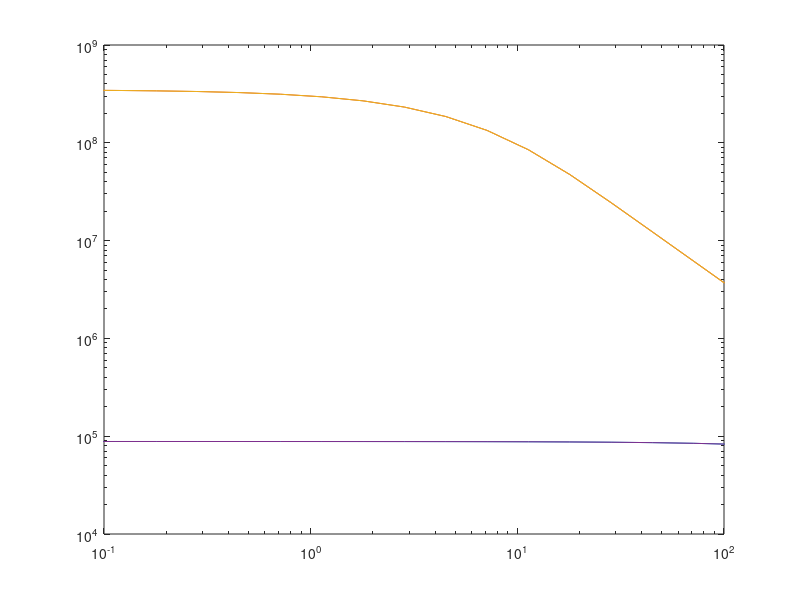

MATLAB code to generate this figure: (Note: this script raises an error after producing the figure.)
function pde = mirror_velocity2
% Two-dimensional magnetic mirror from the FP paper - evolution of the ion velocity dependence
% of f in the presence of Coulomb collisions with background electrons
% 
% df/dt == nu_D/(2*sin(z)) d/dz ( sin(z) df/dz ) + 1/v^2 (d/dv(flux_v))
%a
% flux_v == v^3[(m_a/(m_a + m_b))nu_s f) + 0.5*nu_par*v*d/dv(f)]
%
% Run with
%
% asgard(mirror_velocity_twodimensional,'timestep_method','BE')

test = 'c';
pde.CFL = 0.01;

m_e = 9.109*10^-31; %electron mass in kg
m_H = 1.6726*10^-27; %hydrogen mass in kgs
m_D = 3.3443*10^-27; %deuterium mass in kgs
eps0 = 8.85*10^-12; %permittivity of free space in Farad/m
% k_b = 1.380*10^-23; %Boltzmann constant in Joules/Kelvin
e = 1.602*10^-19; %charge in Coulombs
ln_delt = 12; %Coulomb logarithm

v_th = @(T_eV,m) sqrt(2*T_eV * e/m);

% species b
b.n = 4e19;
b.T_eV = 4;
b.Z = -1;
b.m = m_e;
b.vth = v_th(b.T_eV,b.m);

% species a
a.n = 4e19;
a.T_eV = 1e3;
a.Z = -1;
a.m = m_e;
a.vth = v_th(a.T_eV,a.m);

% L_ab = ln_delt*e^4/(m_a*eps0)^2; %Coefficient accounting for Coluomb force
switch test
    case 'a'
        T_eV_a = 0.05*T_eV_b; %Target temperature in Kelvin\
        offset = 10^6; %case with offset and change in Temperature
    case 'b'
        T_eV_a = 0.05*T_eV_b;
        offset = 0; %case with no offset but change in Temperature
    case 'c'
        a.T_eV = 1e3;
        offset = 10^7; %case with offset and no change in Temperature
end

nu_par = @(v) psi(v./v_th(T_b,m_b)).*n_b*L_ab./(2*pi.*v.^3); %parallel diffusion frequency
maxwell = @(v,x,y) n_a/(pi^3/2.*y^3).*exp(-((v-x)/y).^2);
gauss = @(v,x) n_a/(sqrt(2*pi)*x)*exp(-0.5*((v - x)/x).^2);
nu_D =  @(v) n_b*L_ab.*(phi_f(v./v_th(T_b,m_b)) - psi(v./v_th(T_b,m_b)))./(4*pi.*v.^3); %deflection frequency in s^-1

init_func = @(v) maxwell(v,0,v_th(T_b,m_a)) + maxwell(v,5*10^6, 10^6);
pitch_z = @(z) z.*0 + 1;
pitch_t = @(t) exp(-nu_D(v_th(T_b,m_a))*t);

x = @(v,vth) v./vth; 
nu_ab0 = @(a,b) b.n * e^4 * a.Z^2 * b.Z^2 * ln_delt / (2*pi*eps0^2*a.m^2*b.vth^3);
nu_s = @(v,a,b) nu_ab0(a,b) .* (1+a.m/b.m) .* psi(x(v,b.vth)) ./ x(v,b.vth);

v_ = 10.^[1:.1:7];
loglog(0.5*a.m*v_.^2/e,nu_s(v_,a,a))
hold on
loglog(0.5*a.m*v_.^2/e,nu_s(v_,a,b))
loglog(0.5*a.m*v_.^2/e,nu_s(v_,b,b))
loglog(0.5*a.m*v_.^2/e,nu_s(v_,b,a))
xlim([0.1,1e2]);
% ylim([1e4,1e11]);

BCFunc = @(v) init_func(v);


% Domain is (a,b)

% The function is defined for the plane
% x = a and x = b
BCL_fList = { ...
    @(v,p,t) v.*0, ... 
    @(z,p,t) pitch_z(z), ...
    @(t,p) pitch_t(t)
    };

BCR_fList = { ...
    @(v,p,t) BCFunc(v), ... % 
    @(z,p,t) pitch_z(z), ...
    @(t,p) pitch_t(t)
    };

%E = 1.0; %parallel Electric field

function ret = phi(x)
        ret = erf(x);
end
function ret = phi_f(x)
        ret = (x + 1./(2*x)).*erf(x) + exp(-x.^2)./sqrt(pi);     
end
function ret = psi(x)     
        dphi_dx = 2./sqrt(pi) * exp(-x.^2);
        ret = 1./(2*x.^2) .* (phi(x) - x.*dphi_dx);   
        ix = find(abs(x)<1e-5); % catch singularity at boundary
        ret(ix) = 0;
end

%% Setup the dimensions
% 
dim_v.name = 'v';
dim_v.domainMin = 0;
dim_v.domainMax = 3*10^7;
dim_v.init_cond_fn = @(v,p,t) init_func(v);

dim_z.name = 'z';
dim_z.domainMin = -pi;
dim_z.domainMax = pi;
dim_z.init_cond_fn = @(z,p,t) pitch_z(z)*pitch_t(t);

%%
% Add dimensions to the pde object
% Note that the order of the dimensions must be consistent with this across
% the remainder of this PDE.

pde.dimensions = {dim_v, dim_z};
num_dims = numel(pde.dimensions);

%% Setup the terms of the PDE

%% 
% termC == nu_D/(2*sin(z))*d/dz sin(z)*df/dz
%
% becomes 
%
% termC == g1(v) g2(z) q(z)   [mass, g1(p) = nu_D(v), g2(z) = 1/(2sin(z))  BC N/A]
%   q(z) == d/dz g3(z) r(z)   [grad, g3(z) =  sin(z), BCL=D,BCR=D]
%   r(z) == d/dp g4(z) f(z)   [grad, g3(p) = 1,      BCL=N,BCR=N]


g1 = @(v,p,t,dat) nu_D(v);
g2 = @(z,p,t,dat) 1./(2*sin(z));
g3 = @(z,p,t,dat) sin(z);
g4 = @(z,p,t,dat) z.*0 + 1;
pterm1  = MASS(g1);
pterm2  = MASS(g2);
pterm3  = GRAD(num_dims,g3,+1,'D','D');
pterm4 = GRAD(num_dims,g4,0,'N', 'N');
termC_z = TERM_1D({pterm1,pterm2,pterm3,pterm4});
termC   = TERM_ND(num_dims,{termC_z,[]});

% term V1 == 1/v^2 d/dv(v^3(m_a/(m_a + m_b))nu_s f))
% term V1 == g(v) q(v)      [mass, g(v) = 1/v^2,  BC N/A]
% q(v) == d/dv(g2(v)f(v))   [grad, g2(v) = v^3(m_a/(m_a + m_b))nu_s, BCL= N, BCR=N]

g1 = @(v,p,t,dat) 1./v.^2;
g2 = @(v,p,t,dat) v.^3*m_a.*nu_s(v)./(m_a + m_b);

pterm1 = MASS(g1);
pterm2  = GRAD(num_dims,g2,-1,'N','D', BCL_fList, BCR_fList);
termV_s = TERM_1D({pterm1,pterm2});
termV1   = TERM_ND(num_dims,{termV_s,[]});

%%
% term V2 == 1/v^2 d/dv(v^4*0.5*nu_par*d/dv(f))
% term V2 == g(v) q(v)      [mass, g(v) = 1/v^2,  BC N/A]
% q(v) == d/dv(g2(v)r(v))   [grad, g2(v) = v^4*0.5*nu_par, BCL= D, BCR=D]
% r(v) = d/dv(g3(v)f)       [grad, g3(v) = 1, BCL=N, BCR=N]

g1 = @(v,p,t,dat) 1./v.^2;
g2 = @(v,p,t,dat) v.^4.*0.5.*nu_par(v);
g3 = @(v,p,t,dat) v.*0 + 1;

pterm1 = MASS(g1);
pterm2 = GRAD(num_dims,g2,-1,'D','N');
pterm3 = GRAD(num_dims,g3,+1,'N','D', BCL_fList, BCR_fList);
termV_par = TERM_1D({pterm1,pterm2,pterm3});
termV2   = TERM_ND(num_dims,{termV_par,[]});

%%
% Add terms to the pde object

pde.terms = {termV1,termV2, termC};

%% Construct some parameters and add to pde object.
%  These might be used within the various functions below.

params.parameter1 = 0;
params.parameter2 = 1;

pde.params = params;

%% Add an arbitrary number of sources to the RHS of the PDE
% Each source term must have nDims + 1

%%
% Add sources to the pde data structure
pde.sources = {};

%% Define the analytic solution (optional).
% This requires nDims+time function handles.

    function ans = soln(v,p,t)
        ans = n_a/(pi^3/2.*v_th(T_b,m_a).^3).*exp(-(v./v_th(T_b,m_a)).^2);        
        if isfield(p,'norm_fac')
            ans = ans .* p.norm_fac;
        end
    end
    soln_handle = @soln;
    
pde.analytic_solutions_1D = { ...    
    @(v,p,t) soln_handle(v,p,t), ...
    @(z,p,t) pitch_z(z), ...
    @(t,p) t.*0 + 1; %pitch_t(t)
    };

%%
% Function to set time step
    function dt=set_dt(pde,CFL)
        
        Lmax = pde.dimensions{1}.domainMax;
        LevX = pde.dimensions{1}.lev;
        dt = Lmax/2^LevX*CFL;
    end

pde.set_dt = @set_dt;

end